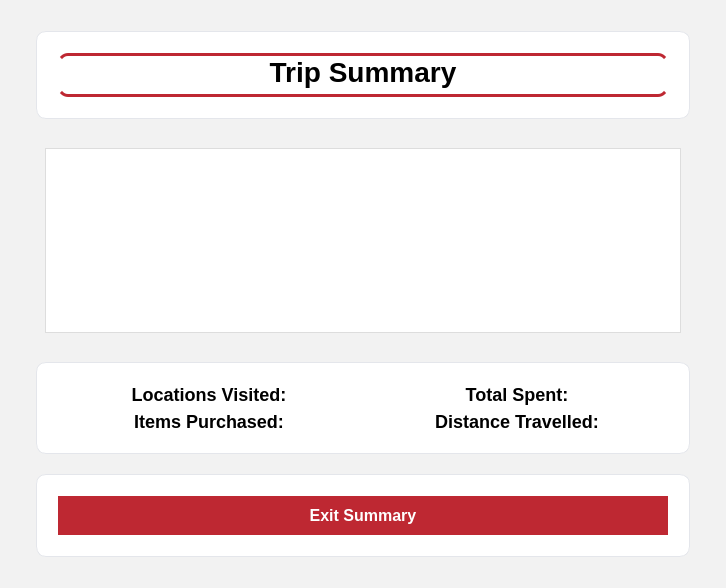
<?xml version="1.0" encoding="UTF-8"?>
<ui version="4.0">
 <class>TripSummary</class>
 <widget class="QWidget" name="TripSummary">
  <property name="geometry">
   <rect>
    <x>0</x>
    <y>0</y>
    <width>726</width>
    <height>588</height>
   </rect>
  </property>
  <property name="windowTitle">
   <string>Form</string>
  </property>
  <property name="styleSheet">
   <string notr="true">/*
Brand Color Red #BE2832 
Brand Color Darkened #a61f28
*/

QWidget#TripSummary 
{
	background-color: #F2F2F2;
}

QLabel 
{
	font-family: &quot;Segoe UI&quot;, sans-serif;
	color: black;
	font-weight: bold;
	qproperty-alignment: 'AlignCenter';
	font-size: 18px;
}

QLabel#titleLabel 
{
	font-size: 28px;
	font-weight: bold;
	padding-bottom: 6px;
	border-bottom: 3px solid #BE2832;
	border-top: 3px solid #BE2832;
	border-radius: 10px;
}

QTableWidget 
{
	background-color: white;
	alternate-background-color: #f8f8f8;
	border: 1px solid #dddddd;
 	gridline-color: black;
	font-size: 16px;
}

QHeaderView::section
{
	background-color: #BE2832;
	color: white;
	font-weight: bold;
	padding: 6px;
	border: none;
	font-size: 18px;
}

QPushButton#exitSummaryButton
{
	background-color: #BE2832;
	color: white;
	border-radius: 20px;
	font-size: 16px;
	font-weight: bold;
	padding: 10px 30px;
}

QPushButton#exitSummaryButton:hover
{
	background-color: #a61f28;
}

QFrame#titleFrame,
QFrame#statsFrame,
QFrame#exitSummaryFrame
{
    background-color: white;
    border-radius: 10px;
    border: 1px solid #e4e6eb;
    padding: 12px;
}
</string>
  </property>
  <layout class="QVBoxLayout" name="verticalLayout_6">
   <item>
    <layout class="QVBoxLayout" name="verticalLayout_5">
     <property name="spacing">
      <number>20</number>
     </property>
     <property name="leftMargin">
      <number>25</number>
     </property>
     <property name="topMargin">
      <number>20</number>
     </property>
     <property name="rightMargin">
      <number>25</number>
     </property>
     <property name="bottomMargin">
      <number>20</number>
     </property>
     <item>
      <widget class="QFrame" name="titleFrame">
       <property name="frameShape">
        <enum>QFrame::Shape::NoFrame</enum>
       </property>
       <property name="frameShadow">
        <enum>QFrame::Shadow::Raised</enum>
       </property>
       <layout class="QVBoxLayout" name="verticalLayout">
        <item>
         <widget class="QLabel" name="titleLabel">
          <property name="font">
           <font>
            <family>Segoe UI</family>
            <pointsize>-1</pointsize>
            <bold>true</bold>
           </font>
          </property>
          <property name="text">
           <string>Trip Summary</string>
          </property>
          <property name="alignment">
           <set>Qt::AlignmentFlag::AlignCenter</set>
          </property>
         </widget>
        </item>
       </layout>
      </widget>
     </item>
     <item>
      <widget class="QFrame" name="tableFrame">
       <property name="frameShape">
        <enum>QFrame::Shape::NoFrame</enum>
       </property>
       <property name="frameShadow">
        <enum>QFrame::Shadow::Raised</enum>
       </property>
       <layout class="QVBoxLayout" name="verticalLayout_2">
        <item>
         <widget class="QTableWidget" name="cartTable">
          <property name="styleSheet">
           <string notr="true">QTableWidget::Item
{
	color: black;
}</string>
          </property>
          <property name="sizeAdjustPolicy">
           <enum>QAbstractScrollArea::SizeAdjustPolicy::AdjustToContentsOnFirstShow</enum>
          </property>
          <property name="editTriggers">
           <set>QAbstractItemView::EditTrigger::NoEditTriggers</set>
          </property>
          <property name="dragDropOverwriteMode">
           <bool>false</bool>
          </property>
          <property name="alternatingRowColors">
           <bool>true</bool>
          </property>
          <property name="selectionBehavior">
           <enum>QAbstractItemView::SelectionBehavior::SelectRows</enum>
          </property>
          <property name="textElideMode">
           <enum>Qt::TextElideMode::ElideMiddle</enum>
          </property>
          <property name="showGrid">
           <bool>false</bool>
          </property>
          <property name="gridStyle">
           <enum>Qt::PenStyle::SolidLine</enum>
          </property>
          <property name="sortingEnabled">
           <bool>false</bool>
          </property>
          <property name="columnCount">
           <number>0</number>
          </property>
          <property name="supportedDragActions">
           <set>Qt::DropAction::CopyAction|Qt::DropAction::MoveAction</set>
          </property>
          <attribute name="horizontalHeaderStretchLastSection">
           <bool>true</bool>
          </attribute>
         </widget>
        </item>
       </layout>
      </widget>
     </item>
     <item>
      <widget class="QFrame" name="statsFrame">
       <property name="frameShape">
        <enum>QFrame::Shape::NoFrame</enum>
       </property>
       <property name="frameShadow">
        <enum>QFrame::Shadow::Raised</enum>
       </property>
       <layout class="QVBoxLayout" name="verticalLayout_3">
        <item>
         <layout class="QGridLayout" name="statsGrid">
          <item row="1" column="0">
           <widget class="QLabel" name="itemsPurchasedLabel">
            <property name="text">
             <string>Items Purchased:</string>
            </property>
            <property name="alignment">
             <set>Qt::AlignmentFlag::AlignCenter</set>
            </property>
           </widget>
          </item>
          <item row="0" column="0">
           <widget class="QLabel" name="locationsVisitedLabel">
            <property name="text">
             <string>Locations Visited:</string>
            </property>
            <property name="alignment">
             <set>Qt::AlignmentFlag::AlignCenter</set>
            </property>
           </widget>
          </item>
          <item row="0" column="1">
           <widget class="QLabel" name="totalSpentLabel">
            <property name="text">
             <string>Total Spent:</string>
            </property>
            <property name="alignment">
             <set>Qt::AlignmentFlag::AlignCenter</set>
            </property>
           </widget>
          </item>
          <item row="1" column="1">
           <widget class="QLabel" name="totalDistanceTravelledLabel">
            <property name="text">
             <string>Distance Travelled:</string>
            </property>
            <property name="alignment">
             <set>Qt::AlignmentFlag::AlignCenter</set>
            </property>
           </widget>
          </item>
         </layout>
        </item>
       </layout>
      </widget>
     </item>
     <item>
      <widget class="QFrame" name="exitSummaryFrame">
       <property name="frameShape">
        <enum>QFrame::Shape::NoFrame</enum>
       </property>
       <property name="frameShadow">
        <enum>QFrame::Shadow::Raised</enum>
       </property>
       <layout class="QVBoxLayout" name="verticalLayout_4">
        <item>
         <widget class="QPushButton" name="exitSummaryButton">
          <property name="text">
           <string>Exit Summary</string>
          </property>
         </widget>
        </item>
       </layout>
      </widget>
     </item>
    </layout>
   </item>
  </layout>
 </widget>
 <resources/>
 <connections/>
</ui>
